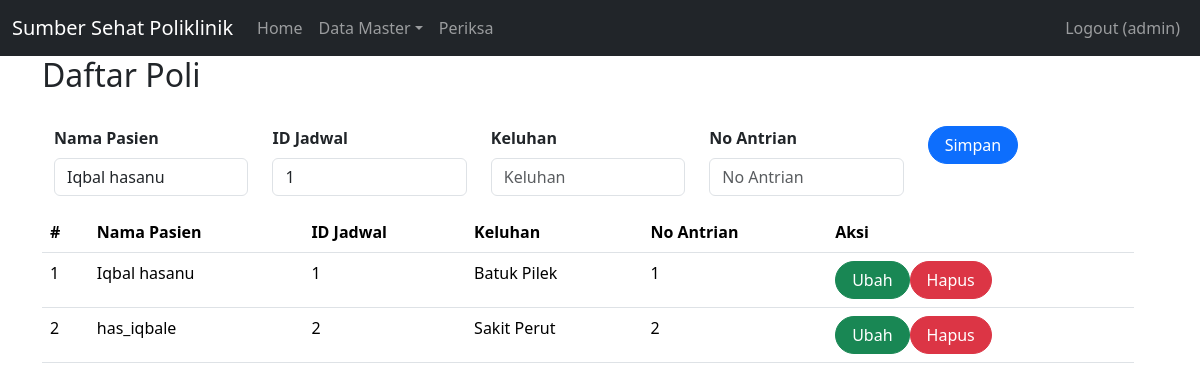
Screenshot of /index.php?page=daftar_poli (signed in) with the database file from the repository.
### tables this page shows
CREATE TABLE `daftar_poli` (
  `id` int(11) UNSIGNED NOT NULL,
  `id_pasien` int(11) UNSIGNED NOT NULL,
  `id_jadwal` int(11) UNSIGNED NOT NULL,
  `keluhan` text NOT NULL,
  `no_antrian` int(11) UNSIGNED NOT NULL
);

CREATE TABLE `pasien` (
  `id` int(11) UNSIGNED NOT NULL,
  `nama` varchar(255) NOT NULL,
  `alamat` varchar(255) NOT NULL,
  `no_ktp` varchar(255) NOT NULL,
  `no_hp` varchar(50) NOT NULL,
  `no_rm` varchar(25) NOT NULL
);

### daftar_poli.php (the view, shortened to what this page needs)
<div class="container">
    <h2>Daftar Poli</h2>
<br>
    <?php
include'koneksi.php';
?>
<body>
<div class="container">
    <form class="form row"  method="POST" action="" name="myForm" onsubmit="return(validate());">
    <?php
    $id_jadwal= '';
    $keluhan = '';
    $no_antrian ='';
    ?>
    <div class="row">
        <div class="col">
        <label for="inputNama" class="form-label fw-bold">
            Nama Pasien
        </label>
        <select class="form-control" name="id_pasien">
        <?php
        $selected = '';
        $pasien = mysqli_query($mysqli, "SELECT * FROM pasien");
        while ($data = mysqli_fetch_array($pasien)) {
            if ($data['id'] == $id_pasien) {
                $selected = 'selected="selected"';
            } else {
                $selected = '';
            }
        ?>
            <option value="<?php echo $data['id'] ?>" <?php echo $selected ?>><?php echo $data['nama'] ?></option>
        <?php
        }
        ?>
    </select>
    </div>
    <div class="col">
        <label for="inputNama" class="form-label fw-bold">
            ID Jadwal
        </label>
        <select class="form-control" name="id_jadwal">
        <?php
        $selected = '';
        $jadwal_periksa = mysqli_query($mysqli, "SELECT * FROM jadwal_periksa");
        while ($data = mysqli_fetch_array($jadwal_periksa)) {
            if ($data['id'] == $id_jadwal) {
                $selected = 'selected="selected"';
            } else {
                $selected = '';
            }
        ?>
            <option value="<?php echo $data['id'] ?>" <?php echo $selected ?>><?php echo $data['id_dokter'] ?></option>
        <?php
        }
        ?>
    </select>
    </div>
        <div class="col">
        <label for="inputKeluhan" class="form-label fw-bold">
            Keluhan
        </label>
        <input type="text" class="form-control" name="keluhan" id="inputKeluhan" placeholder="Keluhan" value="<?php echo $keluhan ?>">
    </div>
    <div class="col">
        <label for="inputNoAntrian" class="form-label fw-bold">
            No Antrian
        </label>
        <input type="integer" class="form-control" name="no_antrian" id="inputAntrian" placeholder="No Antrian" value="<?php echo $no_antrian ?>">
    </div>
    <div class="col">
        <button type="submit" class="btn btn-primary rounded-pill px-3" name="simpan">Simpan</button>
    </div>
    </form>
    <br>
    <br>
    <table class="table table-hover">
    <table class="table table-hover">
    <thead>
        <tr>
            <th scope="col">#</th>
            <th scope="col">Nama Pasien</th>
            <th scope="col">ID Jadwal</th>
            <th scope="col">Keluhan</th>
            <th scope="col">No Antrian</th>
            <th scope="col">Aksi</th>
        </tr>
    </thead>
        <tbody>
    <?php
    $result = mysqli_query($mysqli, "SELECT dp.*, p.nama as 'nama_pasien' FROM daftar_poli dp LEFT JOIN pasien p ON (dp.id_pasien=p.id) ORDER BY id ASC");
    if (mysqli_num_rows($result) > 0) {
        $no = 1;
        while ($data = mysqli_fetch_array($result)) {
            echo "<tr>";
            echo "<td>" . $no++ . "</td>";
            echo "<td>" . $data['nama_pasien'] . "</td>";
            echo "<td>" . $data['id_jadwal'] . "</td>";
            echo "<td>" . $data['keluhan'] . "</td>";
            echo "<td>" . $data['no_antrian'] . "</td>";
            echo "<td>";
            echo '<a class="btn btn-success rounded-pill px-3" href="index.php?page=daftar_poli&id=' . $data['id'] . '">Ubah</a>';
            echo '<a class="btn btn-danger rounded-pill px-3" href="index.php?page=daftar_poli&id=' . $data['id'] . '&aksi=hapus">Hapus</a>';
            echo "</td>";
            echo "</tr>";
        }
    } else {
        echo "No rows returned.";
    }
    ?>
    </tbody>
    </table>

### index.php (shortened to what this page needs)
<!doctype html>
<html lang="en">
  <head>
    <link href="https://cdn.jsdelivr.net/npm/bootstrap@5.3.2/dist/css/bootstrap.min.css" rel="stylesheet">
  </head>
  <body>
    <nav class="navbar navbar-expand-lg navbar-dark bg-dark">
        <div class="container-fluid">
            <a class="navbar-brand" href="#">Sumber Sehat Poliklinik</a>
            <div class="collapse navbar-collapse" id="navbarNavDropdown">
                <ul class="navbar-nav">
                    <li class="nav-item">
                        <a class="nav-link" aria-current="page" href="index.php">Home</a>
                    </li>
                    <li class="nav-item dropdown">
                        <a class="nav-link dropdown-toggle" href="#" role="button" data-bs-toggle="dropdown" aria-expanded="false">Data Master</a>
                    </li>
                    <li class="nav-item">
                            <a class="nav-link" href="index.php?page=periksa">Periksa</a>
                            </li>
                </ul>
                <?php
                if (isset($_SESSION['username'])) {
                ?>
                    <ul class="navbar-nav ms-auto">
                        <li class="nav-item">
                            <a class="nav-link" href="logout.php">Logout (<?php echo $_SESSION['username'] ?>)</a>
                        </li>
                    </ul>
                <?php
                }
                ?>
            </div>
        </div>
    </nav>
    <?php
            if (isset($_GET['page'])) {
                include($_GET['page'] . ".php");
            }
     ?>
  </body>
</html>

### rows the page displays
daftar_poli: id_pasien.nama "Iqbal hasanu", id_jadwal "1", keluhan "Batuk Pilek", no_antrian "1"
daftar_poli: id_pasien.nama "has_iqbale", id_jadwal "2", keluhan "Sakit Perut", no_antrian "2"

### other values shown
$_SESSION['username'] "admin"
form field id_pasien "Iqbal hasanu"
form field id_jadwal "1"
